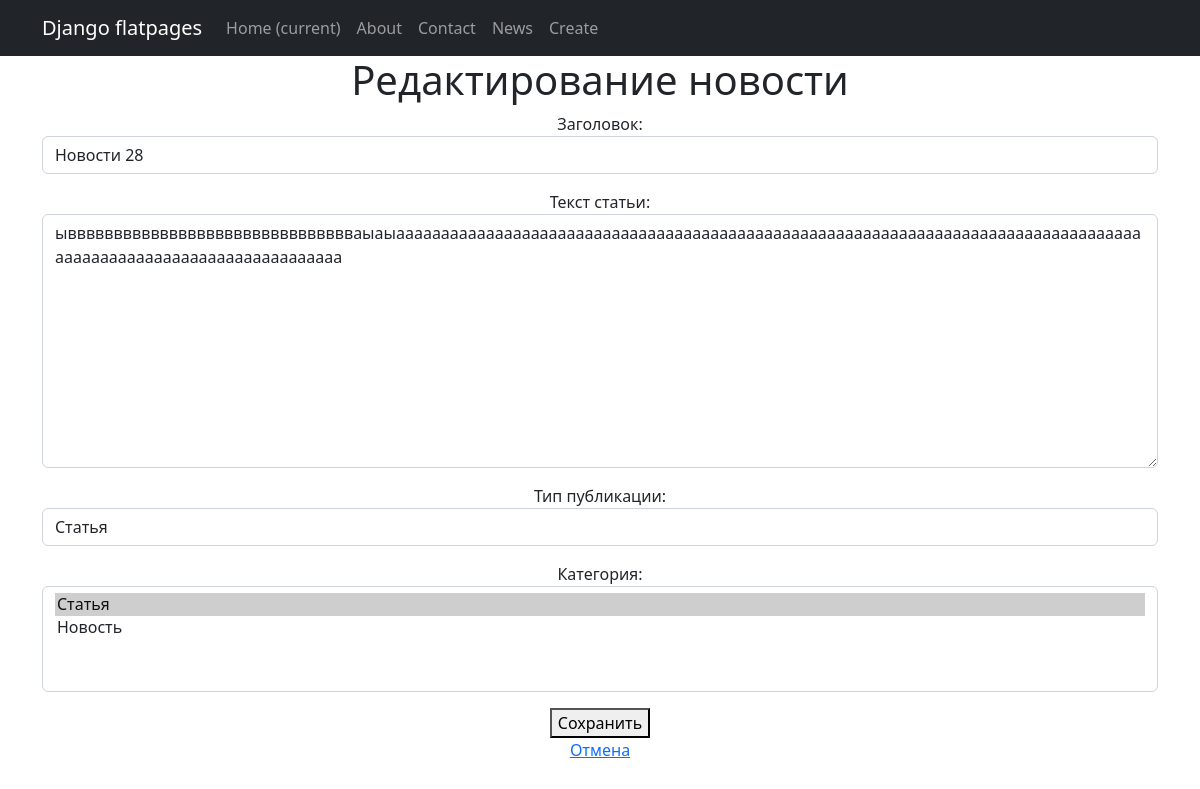
Page /news/13/update/ (signed in) on the committed database.
### NewsApp/models.py (models this page shows, shortened)
class Post(models.Model):
    author = models.ForeignKey(Author, on_delete=models.CASCADE)
    NEWS = 'NW'
    ARTICLE = 'AR'
    CATEGORY_CHOICES = (
        (NEWS, 'Новость'),
        (ARTICLE, 'Статья')
    )
    categoryType = models.CharField(max_length=2, choices=CATEGORY_CHOICES, default=NEWS)
    dateCreation = models.DateTimeField(auto_now_add=True)
    postCategory = models.ManyToManyField(Category, through='PostCategory')
    title = models.CharField(max_length=128)
    text = models.TextField()
    rating = models.SmallIntegerField(default=0)
    class Meta:
        ordering = ['-dateCreation']  # Сортировка от более свежих к старым

### NewsApp/views.py (the view, shortened to what this page needs)
# urls.py: path('<int:pk>/update/', PostUpdateView.as_view(), name='post_update'),
class PostUpdateView(PermissionRequiredMixin, UpdateView):
    permission_required= ('NewsApp.update_post')
    model = Post
    form_class = PostForm
    template_name = 'news/post_update.html'
    success_url = reverse_lazy('post_list')

### NewsApp/forms.py (shortened to what this page needs)
class PostForm(forms.ModelForm):
    class Meta:
        model = Post
        fields = ['title', 'text', 'categoryType', 'postCategory']  # Используем существующие поля
        widgets = {
            'title': forms.TextInput(attrs={'class': 'form-control', 'placeholder': 'Заголовок'}),
            'text': forms.Textarea(attrs={'class': 'form-control', 'placeholder': 'Текст статьи'}),
            'categoryType': forms.Select(attrs={'class': 'form-control'}),
            'postCategory': forms.SelectMultiple(attrs={'class': 'form-control'}),
            'author': forms.HiddenInput(),  # Прятать поле автор (если оно должно быть установлено программно)
        }
        labels = {
            'title': 'Заголовок',
            'text': 'Текст статьи',
            'categoryType': 'Тип публикации',
            'postCategory': 'Категория',
            'author': 'Автор',
        }

### NewsApp/models.py (called while the page is built)
    def __str__(self):
        return self.name

### NewsApp/templates/news/post_update.html (shortened to what this page needs)
{% extends 'flatpages/default.html' %}
{% block content %}
<h1>Редактирование новости</h1>
<form method="POST">
    {{ form.as_p }}
    <button type="submit">Сохранить</button>
</form>
<a href="{% url 'post_detail' object.pk %}">Отмена</a>
{% endblock content %}

### rows in the picture
Post: title "Новости 28", text "ыввввввввввввввввввввввввввввввваыаыааааааааааааааааааааааааааааааааааааааааааааааааааааааааааааааааааааааааааааааааааааааааааааааааааааааааааааааааааа", categoryType "Статья"
